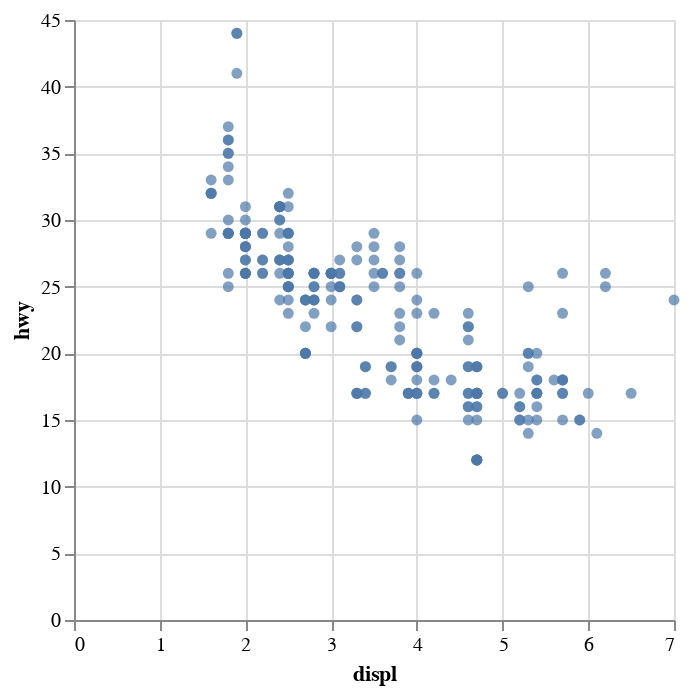

The notebook cell saved with this chart:
### Code cell
# We can also put "mark_circle" after the encode. This works the same way
alt.Chart(mpg).encode(
    x = 'displ',
    y = 'hwy'
).mark_circle()

### Figure 1 — Vega-Lite specification as saved in the notebook (floating-point values rounded to 4 significant figures; data arrays with more than 128 entries replaced by an {"elided": "..."} marker saying what was removed)
{"config": {"view": {"continuousWidth": 300, "continuousHeight": 300}}, "data": {"name": "data-784d2a789a5f3a352263a16b6c4cd367"}, "mark": {"type": "circle"}, "encoding": {"x": {"field": "displ", "type": "quantitative"}, "y": {"field": "hwy", "type": "quantitative"}}, "$schema": "https://vega.github.io/schema/vega-lite/v5.8.0.json", "datasets": {"data-784d2a789a5f3a352263a16b6c4cd367": {"elided": "234 records"}}}
